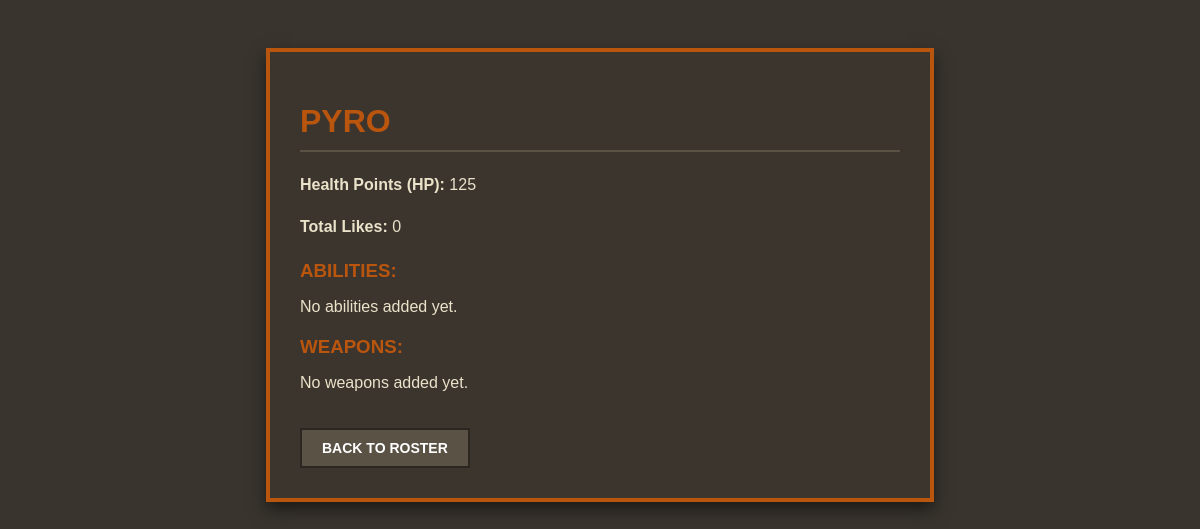
The page /info/3 (signed in) on the database as committed earlier.
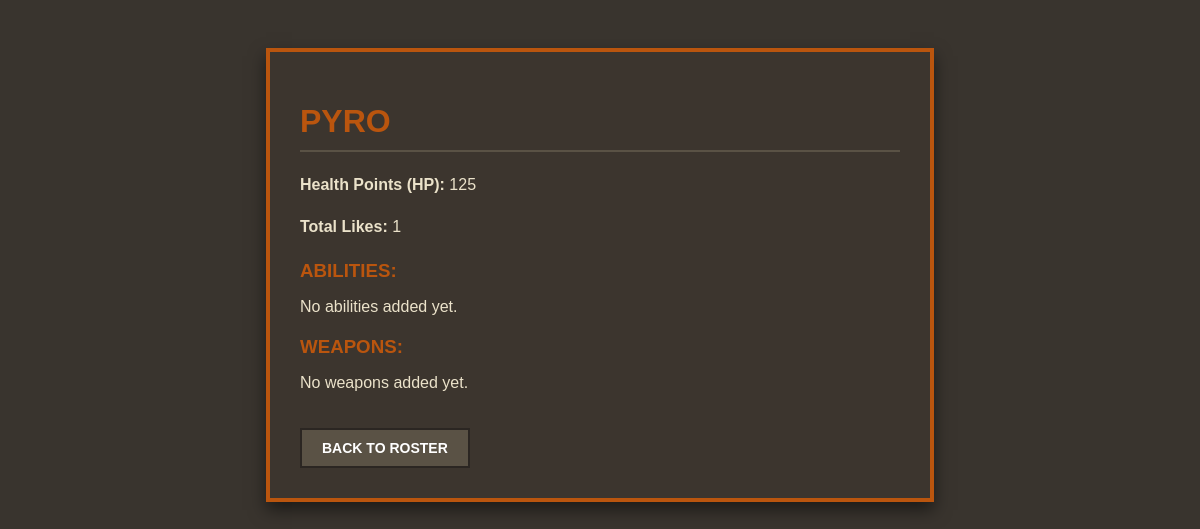
The same page on the database as committed later.
### tables this page shows
CREATE TABLE character (
            id INTEGER PRIMARY KEY AUTOINCREMENT,
            name VARCHAR(1000) NOT NULL DEFAULT '',
            img_path VARCHAR(1000) NOT NULL DEFAULT '',
            img_name VARCHAR(1000) NOT NULL DEFAULT '',
            likes INTEGER DEFAULT 0,
            hp INTEGER DEFAULT 0
        );

### app.py (the view)
@app.route('/info/<int:char_id>')
def info(char_id):
    if "user_id" not in session:
        return redirect('/login')
    char_data = database.get_char_details(char_id)
    if not char_data:
        return redirect('/')
    return render_template('info.html', char=char_data)

### templates/info.html (shortened to what this page needs)
<!DOCTYPE html>
<html lang="en">
<head>
</head>
<body>
    <div class="info-card">
        <h1>{{ char.name }}</h1>
        <div class="stats">
            <p><strong>Health Points (HP):</strong> {{ char.hp }}</p>
            <p><strong>Total Likes:</strong> {{ char.likes }}</p>
        </div>
        <h3>Abilities:</h3>
        {% if char.abilities %}
            <ul>
                {% for ability in char.abilities %}
                    <li>{{ ability }}</li>
                {% endfor %}
            </ul>
        {% else %}
            <p>No abilities added yet.</p>
        {% endif %}
        <h3>Weapons:</h3>
        {% if char.weapons %}
            <ul>
                {% for weapon in char.weapons %}
                    <li><strong>{{ weapon.name }}</strong> — {{ weapon.specs }}</li>
                {% endfor %}
            </ul>
        {% else %}
            <p>No weapons added yet.</p>
        {% endif %}
        <a href="/" class="back-btn">Back to Roster</a>
    </div>
</body>
</html>

Rows that differ between the two databases and show on the page:
changed character "PYRO": likes "0" → "1"
